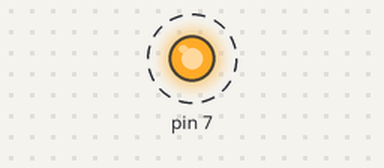
A sketch run on a simulated Arduino Uno, built with avr-gcc and run on an emulated ATmega328P. Parts: output pins drawn as LEDs (lit = HIGH). Dashed ring = blinking.

Above: at 0.07 s.
Timing chart, 0 to 3.0 s (numbered marks = the images above):
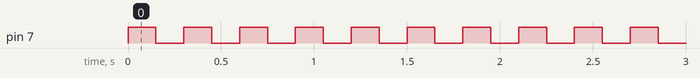

The sketch:

LED.ino
```cpp
void setup() {
  // put your setup code here, to run once:
  pinMode(7,OUTPUT);

}

void loop() {
  // put your main code here, to run repeatedly:
  digitalWrite(7,HIGH);
  delay(50);
  digitalWrite(8,HIGH);
  delay(50);
  digitalWrite(12,HIGH);
  delay(50);
  digitalWrite(7,LOW);
  delay(50);
  digitalWrite(8,LOW);
  delay(50);
  digitalWrite(12,LOW);
  delay(50);
}
```

Measured:
- by itself, pin 7: alternates HIGH for 0.15 s and LOW for 0.15 s
